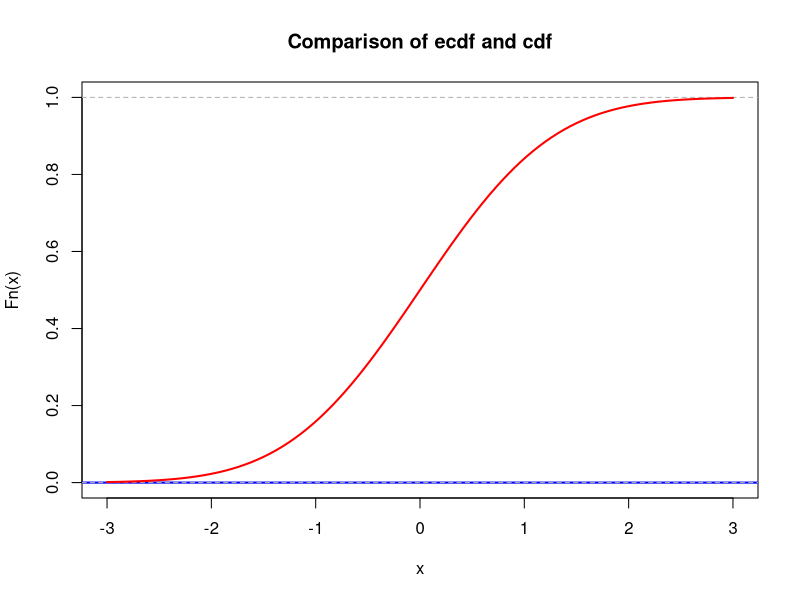
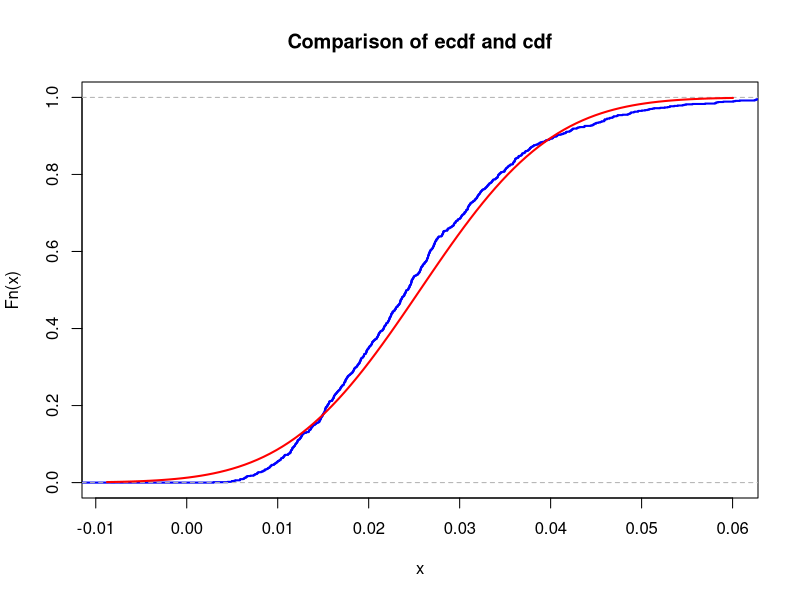
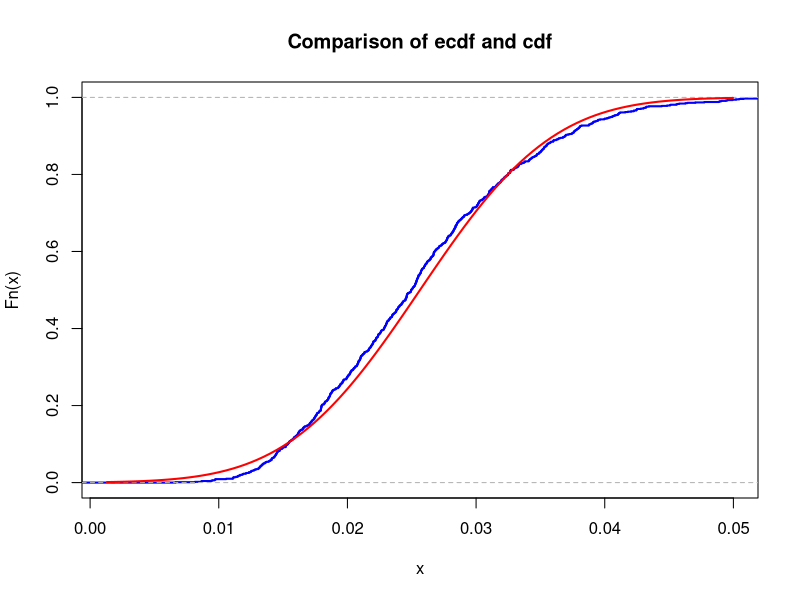
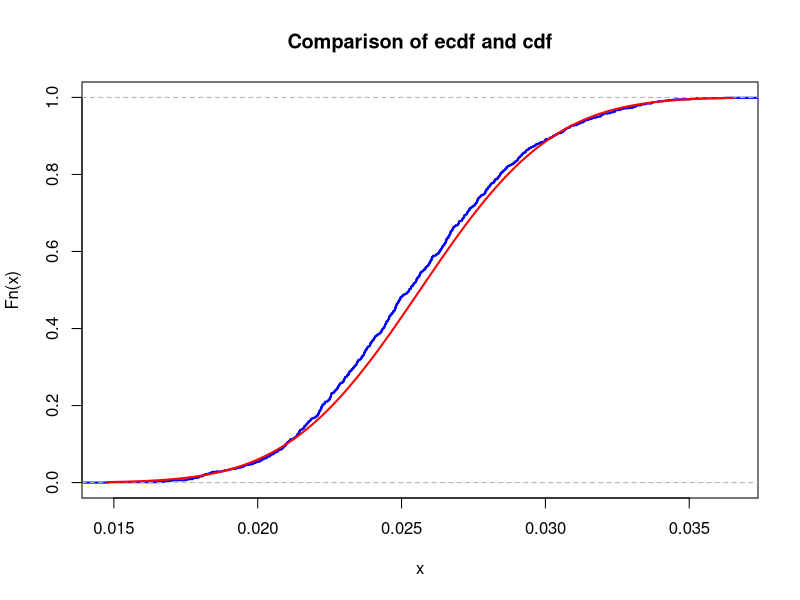

Reproduce these figures in R, in order.
## ---- chunk 1
# your team id number 
                          ###
id <- 50                  ### Change to the correct id!
                          ###
set.seed(id)
p <- id/100
# matrices G and H
G <- matrix(c(1, 1, 1, 0, 0, 0, 0,
		1, 0, 0, 1, 1, 0, 0,
		0, 1, 0, 1, 0, 1, 0,
		1, 1, 0, 1, 0, 0, 1), nrow = 4, byrow = TRUE)
H <- t(matrix(c(1, 0, 1, 0, 1, 0, 1,
		0, 1, 1, 0, 0, 1, 1,
		0, 0, 0, 1, 1, 1, 1), nrow = 3, byrow = TRUE))
# cat("The matrix G is: \n") 
#G  
#cat("The matrix H is: \n") 
#H
#cat("The product GH must be zero: \n")
#(G%*%H) %%2
## ---- chunk 2
# generate N messages

message_generator <- function(N) {
  matrix(sample(c(0,1), 4*N, replace = TRUE), nrow = N)
}  
messages <- message_generator(100)
codewords <- (messages %*% G) %% 2
## ---- chunk 3
#  errors <- ...
#  received <-   
## ---- chunk 4
lambda <- 1  # change this!
N <- 100     # change this!
mu <- N * lambda
K <- 1e3
n <- 5
sample_means <- colMeans(matrix(rpois(n*K, lambda = mu), nrow=n))
## ---- chunk 5
mu <- 0       # change this!
sigma <- 1    # change this!
## ---- chunk 6
xlims <- c(mu-3*sigma,mu+3*sigma)
Fs <- ecdf(sample_means)
plot(Fs, 
     xlim = xlims, 
     ylim = c(0,1),
     col = "blue",
     lwd = 2,
     main = "Comparison of ecdf and cdf")
curve(pnorm(x, mean = mu, sd = sigma), col = "red", lwd = 2, add = TRUE)
## ---- chunk 7
nu1 <- 39  # change this!
k <- 1e3
n1 <- 5
n2 <- 10
n3 <- 50
sample_means1 <- colMeans(matrix(rexp(n1*k, rate = nu1), nrow = n1))
sample_means2 <- colMeans(matrix(rexp(n2*k, rate = nu1), nrow = n2))
sample_means3 <- colMeans(matrix(rexp(n3*k, rate = nu1), nrow = n3))
## ---- chunk 8
mu <- 1 / nu1
sigma1 <- mu / sqrt(n1)
sigma2 <- mu / sqrt(n2)
sigma3 <- mu / sqrt(n3)
## ---- chunk 9
xlims <- c(mu-3*sigma1,mu+3*sigma1)
Fs1 <- ecdf(sample_means1)
plot(Fs1, 
     xlim = xlims,
     col = "blue",
     lwd = 2,
     main = "Comparison of ecdf and cdf")
curve(pnorm(x, mean = mu, sd = sigma1), col = "red", lwd = 2, add = TRUE)
## ---- chunk 10
xlims <- c(mu-3*sigma2,mu+3*sigma2)
Fs2 <- ecdf(sample_means2)
plot(Fs2, 
     xlim = xlims,
     col = "blue",
     lwd = 2,
     main = "Comparison of ecdf and cdf")
curve(pnorm(x, mean = mu, sd = sigma2), col = "red", lwd = 2, add = TRUE)
## ---- chunk 11
xlims <- c(mu-3*sigma3,mu+3*sigma3)
Fs3 <- ecdf(sample_means3)
plot(Fs3, 
     xlim = xlims,
     col = "blue",
     lwd = 2,
     main = "Comparison of ecdf and cdf")
curve(pnorm(x, mean = mu, sd = sigma3), col = "red", lwd = 2, add = TRUE)
## ---- chunk 12
x <- seq(min(sample_means1),max(sample_means1), by = .01)
max(abs(Fs1(x)-pnorm(x,mean = mean(sample_means1), sd = sd(sample_means1))))
x <- seq(min(sample_means2),max(sample_means2), by = .01)
max(abs(Fs2(x)-pnorm(x,mean = mean(sample_means2), sd = sd(sample_means2))))
x <- seq(min(sample_means1),max(sample_means1), by = .01)
max(abs(Fs3(x)-pnorm(x,mean = mean(sample_means3), sd = sd(sample_means3))))
## ---- chunk 13
number = 100
sum_of_sample_means = sum(sample_means[1:100])
sum_of_sample_means
## ---- chunk 14
minute = 1
probability = 0.95
Markov = number / (nu1 * minute * probability)
Markov
## ---- chunk 15
Chebyshev = (number * probability + sqrt(number * probability - probability ^ 2)) / (nu1 * minute * probability)
Chebyshev 
## ---- chunk 16
central_limit_theorem = 1
while(TRUE){
  probability = pnorm((minute - (number / (nu1 * central_limit_theorem))) / (sqrt(number) / (nu1 * central_limit_theorem)))
  if (probability >= 0.05){
    break
  }
  central_limit_theorem = central_limit_theorem + 1
}
central_limit_theorem = central_limit_theorem - 1
central_limit_theorem
## ---- chunk 17
simulation = sum(rexp(100, rate = central_limit_theorem * nu1))
## ---- chunk 18
result = colSums(matrix(rexp(100 * k, rate = central_limit_theorem * nu1), nrow = 100))
## ---- chunk 19
mean(result >= 1)
